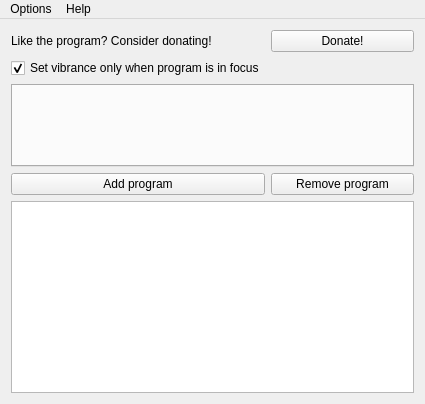
<?xml version="1.0" encoding="UTF-8"?>
<ui version="4.0">
 <class>mainWindow</class>
 <widget class="QMainWindow" name="mainWindow">
  <property name="geometry">
   <rect>
    <x>0</x>
    <y>0</y>
    <width>425</width>
    <height>404</height>
   </rect>
  </property>
  <property name="windowTitle">
   <string>Vibrant Linux</string>
  </property>
  <widget class="QWidget" name="centralWidget">
   <property name="font">
    <font>
     <stylestrategy>PreferAntialias</stylestrategy>
    </font>
   </property>
   <layout class="QGridLayout" name="gridLayout">
    <item row="4" column="0" colspan="2">
     <widget class="QTabWidget" name="displays">
      <property name="currentIndex">
       <number>-1</number>
      </property>
     </widget>
    </item>
    <item row="6" column="0" colspan="2">
     <widget class="QListWidget" name="programs"/>
    </item>
    <item row="5" column="0">
     <widget class="QPushButton" name="addProgram">
      <property name="text">
       <string>Add program</string>
      </property>
     </widget>
    </item>
    <item row="5" column="1">
     <widget class="QPushButton" name="delProgram">
      <property name="text">
       <string>Remove program</string>
      </property>
     </widget>
    </item>
    <item row="1" column="1">
     <widget class="QPushButton" name="donate">
      <property name="text">
       <string>Donate!</string>
      </property>
     </widget>
    </item>
    <item row="1" column="0">
     <widget class="QLabel" name="donateText">
      <property name="text">
       <string>Like the program? Consider donating!</string>
      </property>
     </widget>
    </item>
    <item row="3" column="0">
     <widget class="QCheckBox" name="vibranceFocusToggle">
      <property name="text">
       <string>Set vibrance only when program is in focus</string>
      </property>
      <property name="checked">
       <bool>true</bool>
      </property>
     </widget>
    </item>
   </layout>
  </widget>
  <widget class="QMenuBar" name="menuBar">
   <property name="geometry">
    <rect>
     <x>0</x>
     <y>0</y>
     <width>425</width>
     <height>23</height>
    </rect>
   </property>
   <widget class="QMenu" name="menuOptions">
    <property name="title">
     <string>Options</string>
    </property>
    <addaction name="actionShowHideWindow"/>
    <addaction name="actionExit"/>
   </widget>
   <widget class="QMenu" name="menuHelp">
    <property name="title">
     <string>Help</string>
    </property>
    <addaction name="actionAbout"/>
   </widget>
   <addaction name="menuOptions"/>
   <addaction name="menuHelp"/>
  </widget>
  <action name="actionShowHideWindow">
   <property name="text">
    <string>Show/hide window</string>
   </property>
  </action>
  <action name="actionExit">
   <property name="text">
    <string>Exit</string>
   </property>
  </action>
  <action name="actionAbout">
   <property name="text">
    <string>About</string>
   </property>
  </action>
 </widget>
 <layoutdefault spacing="6" margin="11"/>
 <resources/>
 <connections/>
</ui>
